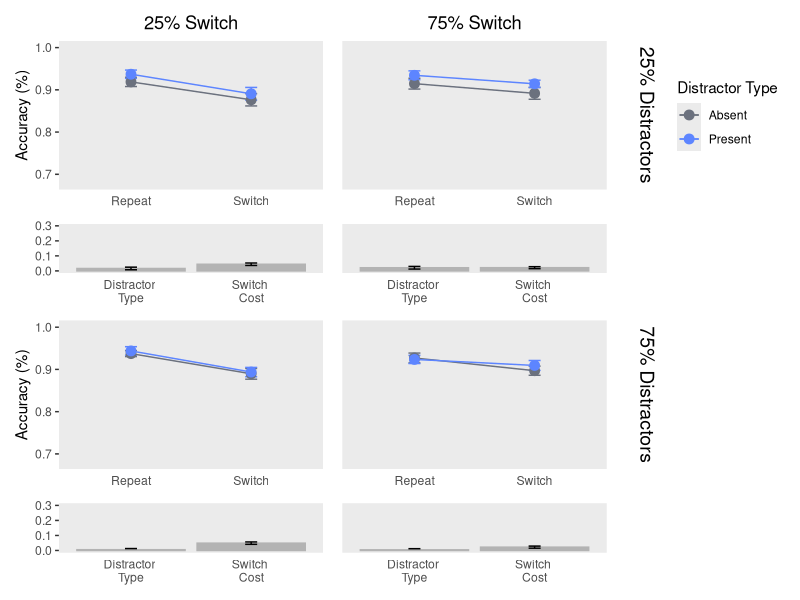

Generate this figure with R:
library(tidyverse)
library(plotrix)
library(cowplot)
library(patchwork)

setwd("path/to/stability-flexibility-taskswitch-visualsearch")

#' function to do analyze
prepareDataSets <- function(df){
  # get means by subject
  acc_means <- df %>% 
    group_by(subject, distractorType, taskSequence, switchProp, distractorProp) %>% 
    summarise(mean_acc = mean(acc, na.rm = TRUE))
  
  acc_sub_means <- df %>% 
    group_by(subject) %>% 
    summarise(mean_acc = mean(acc, na.rm = TRUE))
  
  return(list(acc_means = acc_means, acc_sub_means = acc_sub_means))
}

all <- read_csv('data/exp2_additional_singleton/acc_all.csv') %>% 
  mutate(across(c(distractorType, taskSequence, subject, switchProp, distractorProp), as.factor))

all_dfs <- prepareDataSets(all)

all_df <- all_dfs[[1]]

all_stats <- all_df %>% 
  group_by(distractorType, taskSequence, switchProp, distractorProp) %>% 
  summarise(sem_acc = std.error(mean_acc), mean_acc = mean(mean_acc))

switch_costs <- all_df %>% 
  group_by(subject, switchProp, distractorProp, taskSequence) %>% 
  summarise(mean_acc = mean(mean_acc)) %>% 
  mutate(sum_acc = sum(mean_acc)) %>% 
  filter(taskSequence == 'r') %>% 
  mutate(diff_acc = mean_acc - (sum_acc - mean_acc)) %>% 
  ungroup() %>% 
  select(subject, switchProp, distractorProp, diff_acc)

distractor_costs <- all_df %>% 
  group_by(subject, switchProp, distractorProp, distractorType) %>% 
  summarise(mean_acc = mean(mean_acc)) %>% 
  mutate(sum_acc = sum(mean_acc)) %>% 
  filter(distractorType == 'n') %>% 
  mutate(diff_acc = mean_acc - (sum_acc - mean_acc)) %>% 
  ungroup() %>% 
  select(subject, switchProp, distractorProp, diff_acc)

costs <- distractor_costs %>% 
  group_by(switchProp, distractorProp) %>% 
  summarise(ce_mean = mean(diff_acc), ce_sem = std.error(diff_acc)) %>% 
  left_join(switch_costs %>% 
              group_by(switchProp, distractorProp) %>% 
              summarise(sc_mean = mean(diff_acc), sc_sem = std.error(diff_acc)),
            by = c('switchProp' = 'switchProp', 'distractorProp' = 'distractorProp'))

all_stats <- all_stats %>% 
  left_join(costs)

make_plot <- function(data){
  leftPlot <- data$switchProp[[1]] == '25%'
  topPlot <- data$distractorProp[[1]] == '25%'
  
  main <- ggplot(data, aes(x=taskSequence, y=mean_acc, color=distractorType, group=distractorType)) +
    geom_errorbar(aes(ymin=mean_acc - sem_acc, ymax=mean_acc + sem_acc), width=.1) +
    geom_line() +
    geom_point(size=3) +
    ylab(ifelse(leftPlot, "Accuracy (%)", 
                ifelse(topPlot, '25% Distractors\n', '75% Distractors\n'))) +
    scale_y_continuous(limits = c(0.68, 1), position=ifelse(leftPlot, 'left','right')) +
    scale_x_discrete(labels=c('Repeat', 'Switch')) +
    scale_color_manual(values = c('#6B717E', '#5D85FF'), labels=c('Absent', 'Present')) +
    theme(axis.title.x = element_blank(),
          #axis.title.y = ifelse(!leftPlot, element_blank, element_text)(),
          #axis.text.x = element_blank(),
          axis.text.y = ifelse(!leftPlot, element_blank, element_text)(),
          axis.ticks.x = element_blank(),
          axis.ticks.y = ifelse(!leftPlot, element_blank, element_line)(),
          legend.position = "none",
          panel.grid = element_blank(),
          plot.title = element_text(hjust = 0.5))
  
  sub_df <- tibble(condition = c('Switch \nCost', 'Distractor \nType'), 
                   vals = c(data$sc_mean[1], data$ce_mean[1]),
                   sems = c(data$sc_sem[1], data$ce_sem[1]))
  sub <- ggplot(sub_df, aes(x=condition, y=vals)) +
    geom_bar(stat="identity", fill = 'grey70', color='grey70') +
    geom_errorbar(aes(ymin=vals - sems, ymax=vals + sems), width=.1) +
    scale_y_continuous(limits=c(0, 0.30)) +
    theme(axis.title.y = element_blank(),
          #axis.title.y = ifelse(!leftPlot, element_blank, element_text)(),
          axis.text.y = ifelse(!leftPlot, element_blank, element_text)(),
          axis.ticks.y = ifelse(!leftPlot, element_blank, element_line)(),
          axis.title.x = element_blank(),
          axis.ticks.x = element_blank(),
          panel.grid = element_blank())
  
  # add titles to top
  if (topPlot){
    if (leftPlot){
      main <- main + ggtitle('25% Switch')
    } else {
      main <- main + ggtitle('75% Switch') + 
        theme(legend.position = 'right') +
        guides(color=guide_legend(title="Distractor Type"))
    }
  } 
  
  if (!leftPlot){
    main <- main + theme(axis.title.y = element_text(size=14))
  }
  
  return(main + sub + plot_layout(nrow = 2, heights = c(3,1)))
}

p <- split(all_stats, list(all_stats$switchProp, all_stats$distractorProp)) %>% 
  lapply(make_plot)

p %>% 
  wrap_plots() %>% 
  plot_layout(guides = "collect") 
